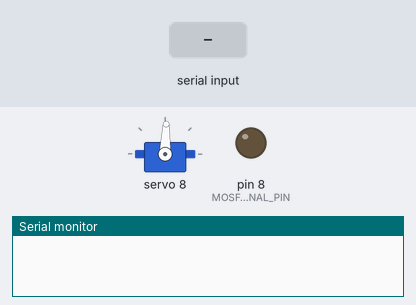
Bench run of a sketch on a simulated Arduino Uno, built with avr-gcc and run on an emulated ATmega328P. Shown: servo, output pins drawn as LEDs (lit = HIGH), the last lines printed to the serial monitor. Inputs (shaded band) come from the test bench.

Above: at 1.2 s.
1.3 s: "1" received over Serial
At 1.75 s:
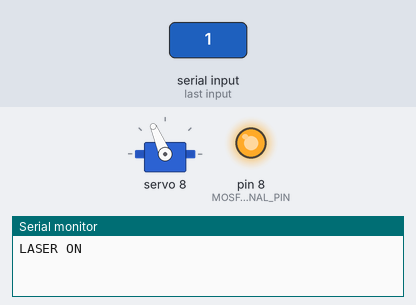
At 2.38 s:
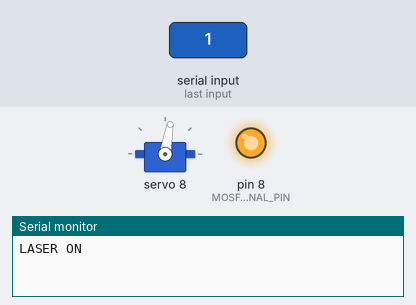
4.3 s: "0" received over Serial
At 5.34 s:
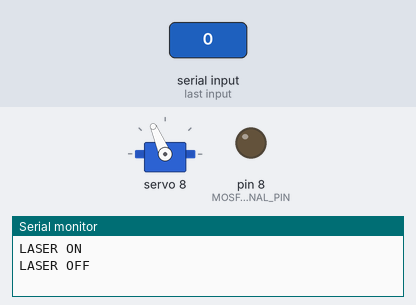
Timing chart, 0 to 13.3 s (numbered marks = the images above; inputs shaded):
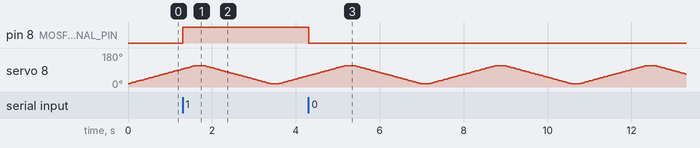

Measured:
- after the input at 1.3 s, pin 8 (MOSFET_SIGNAL_PIN): LOW → HIGH at once
- after the input at 4.3 s, pin 8 (MOSFET_SIGNAL_PIN): HIGH → LOW at once

The sketch:

combined_test.ino
```cpp
// Combined test: sweeps the pan servo (PCA9685 channel 8) continuously
// while listening for laser on/off commands over serial at the same
// time, so both can be re-verified together after re-wiring.
//
// Serial commands:
//   '1' -> laser ON
//   '0' -> laser OFF

#include <Wire.h>
#include <Adafruit_PWMServoDriver.h>

Adafruit_PWMServoDriver pwm = Adafruit_PWMServoDriver();

const int SERVO_CHANNEL = 8;
const int SERVO_FREQ = 50;
const uint16_t PULSE_MIN = 150;
const uint16_t PULSE_MAX = 350;

const int MOSFET_SIGNAL_PIN = 8;

void checkLaserCommand() {
  if (Serial.available() > 0) {
    char command = Serial.read();
    if (command == '1') {
      digitalWrite(MOSFET_SIGNAL_PIN, HIGH);
      Serial.println("LASER ON");
    } else if (command == '0') {
      digitalWrite(MOSFET_SIGNAL_PIN, LOW);
      Serial.println("LASER OFF");
    }
  }
}

void setup() {
  Serial.begin(9600);

  pinMode(MOSFET_SIGNAL_PIN, OUTPUT);
  digitalWrite(MOSFET_SIGNAL_PIN, LOW);

  pwm.begin();
  pwm.setPWMFreq(SERVO_FREQ);
  delay(10);
}

void loop() {
  for (uint16_t pulse = PULSE_MIN; pulse <= PULSE_MAX; pulse += 2) {
    pwm.setPWM(SERVO_CHANNEL, 0, pulse);
    checkLaserCommand();
    delay(15);
  }
  delay(200);

  for (uint16_t pulse = PULSE_MAX; pulse >= PULSE_MIN; pulse -= 2) {
    pwm.setPWM(SERVO_CHANNEL, 0, pulse);
    checkLaserCommand();
    delay(15);
  }
  delay(200);
}
```
